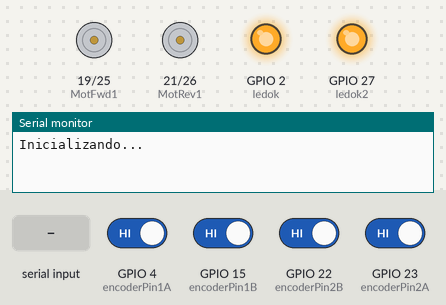
Simulated run of this sketch. Board: ESP32. Shown: motor-driver pin pairs drawn as motors (green arrow = first pin HIGH = forward, orange = second pin HIGH = backward, longer = more drive), output pins drawn as LEDs (lit = HIGH), the last lines printed to the serial monitor. Inputs (shaded band) come from the test bench; at power-on: GPIO 4 (encoderPin1A), GPIO 15 (encoderPin1B), GPIO 22 (encoderPin2B), GPIO 23 (encoderPin2A) HIGH.

Above: at 1.2 s.
1.3 s: "Z" received over Serial
4.3 s: GPIO 22 (encoderPin2B) driven LOW
7.3 s: "2" received over Serial
At 7.5 s:
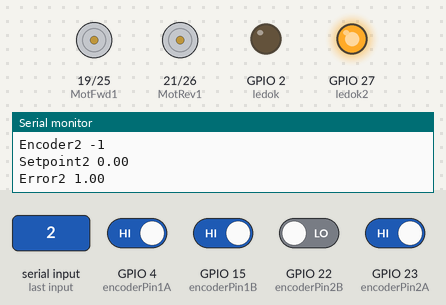
10.3 s: GPIO 23 (encoderPin2A) driven LOW
13.3 s: "1" received over Serial
16.3 s: GPIO 22 (encoderPin2B) driven HIGH
Timing chart, 0 to 19.3 s (numbered marks = the images above; inputs shaded):
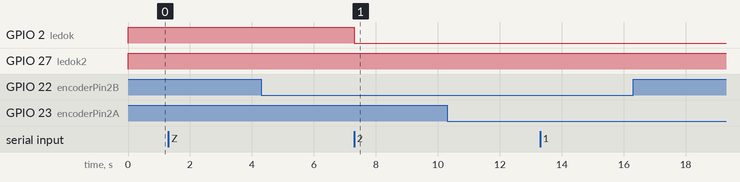

Measured:
- after the input at 7.3 s, GPIO 2 (ledok): HIGH → LOW at once

The sketch:

Codigo_Mejorado.ino
```cpp
#include <Arduino.h>

//Pines de control para los motores
#define MotFwd1  19  // Motor 1 hacia adelante
#define MotRev1  21  // Motor 1 hacia atrás
#define MotFwd2  25  // Motor 2 hacia adelante
#define MotRev2  26  // Motor 2 hacia atrás

// Pines de los encoders
int encoderPin1A = 4;  // Encoder 1 canal A
int encoderPin1B = 15; // Encoder 1 canal B
int encoderPin2A = 23; // Encoder 2 canal A
int encoderPin2B = 22; // Encoder 2 canal B

// Variables del PID para el motor 1
unsigned long lastTime1 = 0, SampleTime1 = 0;
double Input1 = 0.0, Setpoint1 = 0.0;
double ITerm1 = 0.0, dInput1 = 0.0, lastInput1 = 0.0;
double kp1 = 0.0, ki1 = 0.0, kd1 = 0.0;
double outMin1 = 0.0, outMax1 = 0.0;
double error1 = 0.0;

volatile int lastEncoded1 = 0;
volatile long encoderValue1 = 0;

// Variables del PID para el motor 2
unsigned long lastTime2 = 0, SampleTime2 = 0;
double Input2 = 0.0, Setpoint2 = 0.0;
double ITerm2 = 0.0, dInput2 = 0.0, lastInput2 = 0.0;
double kp2 = 0.0, ki2 = 0.0, kd2 = 0.0;
double outMin2 = 0.0, outMax2 = 0.0;
double error2 = 0.0;

volatile int lastEncoded2 = 0;
volatile long encoderValue2 = 0;

// Variables adicionales
byte cmd = 0;    // Comando recibido por comunicación serie
byte pwm1 = 0;   // Valor PWM para el motor 1
byte pwm2 = 0;   // Valor PWM para el motor 2
int ledok = 2;   // LED indicador para el motor 1
int ledok2 = 27; // LED indicador para el motor 2

void setup() {
  // Configuración de pines de salida
  pinMode(MotFwd1, OUTPUT);
  pinMode(MotRev1, OUTPUT);
  pinMode(MotFwd2, OUTPUT);
  pinMode(MotRev2, OUTPUT);
  pinMode(ledok, OUTPUT);
  pinMode(ledok2, OUTPUT);

  // Inicializar comunicación serie
  Serial.begin(115200);

  // Configuración de pines de entrada para los encoders con resistencias pull-up
  pinMode(encoderPin1A, INPUT_PULLUP);
  pinMode(encoderPin1B, INPUT_PULLUP);
  pinMode(encoderPin2A, INPUT_PULLUP);
  pinMode(encoderPin2B, INPUT_PULLUP);

  // Configuración de interrupciones para los encoders
  attachInterrupt(digitalPinToInterrupt(encoderPin1A), updateEncoder1, CHANGE);
  attachInterrupt(digitalPinToInterrupt(encoderPin1B), updateEncoder1, CHANGE);
  attachInterrupt(digitalPinToInterrupt(encoderPin2A), updateEncoder2, CHANGE);
  attachInterrupt(digitalPinToInterrupt(encoderPin2B), updateEncoder2, CHANGE);

  // Configuración inicial de los límites y constantes del PID para el motor 1
  outMax1 = 255.0;
  outMin1 = -outMax1;
  SampleTime1 = 50;
  kp1 = 10.0;
  ki1 = 0.00;
  kd1 = 4.00;
  Setpoint1 = (double)encoderValue1;

  // Configuración inicial de los límites y constantes del PID para el motor 2
  outMax2 = 255.0;
  outMin2 = -outMax2;
  SampleTime2 = 50;
  kp2 = 10.0;
  ki2 = 0.00;
  kd2 = 4.00;
  Setpoint2 = (double)encoderValue2;

  imprimir(3); // Imprime la configuración inicial
}

void loop() {
  // Cálculo de salida del PID para cada motor
  double Out1 = Compute();
  double Out2 = Compute2();

  // Control del motor 1
  if (error1 == 0.0) {
    digitalWrite(MotFwd1, LOW);
    digitalWrite(MotRev1, LOW);
    digitalWrite(ledok, HIGH);
  } else {
    pwm1 = abs(Out1);
    if (Out1 > 0.0) {
      digitalWrite(MotRev1, LOW);
      analogWrite(MotFwd1, pwm1);
    } else {
      digitalWrite(MotFwd1, LOW);
      analogWrite(MotRev1, pwm1);
    }
  }

  // Control del motor 2
  if (error2 == 0.0) {
    digitalWrite(MotFwd2, LOW);
    digitalWrite(MotRev2, LOW);
    digitalWrite(ledok2, HIGH);
  } else {
    pwm2 = abs(Out2);
    if (Out2 > 0.0) {
      digitalWrite(MotRev2, LOW);
      analogWrite(MotFwd2, pwm2);
    } else {
      digitalWrite(MotFwd2, LOW);
      analogWrite(MotRev2, pwm2);
    }
  }

  // Recepción de comandos por comunicación serie
  if (Serial.available() > 0) {
    cmd = 0;
    cmd = Serial.read();
    if (cmd > 31) {
      byte flags = 0;
      if (cmd > 'Z') cmd -= 32;
      if (cmd == 'W') { Setpoint1 += 5.0; flags = 2; }
      if (cmd == 'Q') { Setpoint1 -= 5.0; flags = 2; }
      if (cmd == 'S') { Setpoint1 += 400.0; flags = 2; }
      if (cmd == 'A') { Setpoint1 -= 400.0; flags = 2; }
      if (cmd == 'X') { Setpoint1 += 5000.0; flags = 2; }
      if (cmd == 'Z') { Setpoint1 -= 5000.0; flags = 2; }
      if (cmd == '2') { Setpoint1 += 12000.0; flags = 2; }
      if (cmd == '1') { Setpoint1 -= 12000.0; flags = 2; }
      if (cmd == '0') { Setpoint1 = 0.0; flags = 2; }

      // Modificación de las constantes PID
      switch(cmd) {
        case 'P': kp1 = Serial.parseFloat(); flags = 1; break;
        case 'I': ki1 = Serial.parseFloat(); flags = 1; break;
        case 'D': kd1 = Serial.parseFloat(); flags = 1; break;
        case 'T': SampleTime1 = Serial.parseInt(); flags = 1; break;
        case 'G': Setpoint1 = Serial.parseFloat(); flags = 2; break;
        case 'U': Setpoint2 = Serial.parseFloat(); flags = 2; break;
        case 'K': flags = 3; break;
      }
      if (flags == 2) digitalWrite(ledok, LOW);

      imprimir(flags);
    }
  }
}

void updateEncoder1() {
  int MSB = digitalRead(encoderPin1A);
  int LSB = digitalRead(encoderPin1B);
  int encoded = (MSB << 1) | LSB;
  int sum = (lastEncoded1 << 2) | encoded;
  if (sum == 0b1101 || sum == 0b0100 || sum == 0b0010 || sum == 0b1011) encoderValue1--;
  if (sum == 0b1110 || sum == 0b0111 || sum == 0b0001 || sum == 0b1000) encoderValue1++;
  lastEncoded1 = encoded;
}

void updateEncoder2() {
  int MSB2 = digitalRead(encoderPin2A);
  int LSB2 = digitalRead(encoderPin2B);
  int encoded2 = (MSB2 << 1) | LSB2;
  int sum2 = (lastEncoded2 << 2) | encoded2;
  if (sum2 == 0b1101 || sum2 == 0b0100 || sum2 == 0b0010 || sum2 == 0b1011) encoderValue2--;
  if (sum2 == 0b1110 || sum2 == 0b0111 || sum2 == 0b0001 || sum2 == 0b1000) encoderValue2++;
  lastEncoded2 = encoded2;
}

// Cálculo del control PID para el motor 1
double Compute() {
   unsigned long now = millis();
   unsigned long timeChange = (now - lastTime1);

   if (timeChange >= SampleTime1) {
      Input1 = (double)encoderValue1;
      error1 = Setpoint1 - Input1;
      ITerm1 += (ki1 * error1);

      if (ITerm1 > outMax1) ITerm1 = outMax1;
      else if (ITerm1 < outMin1) ITerm1 = outMin1;

      dInput1 = (Input1 - lastInput1);
      double output = kp1 * error1 + ITerm1 - kd1 * dInput1;

      if (output > outMax1) output = outMax1;
      else if (output < outMin1) output = outMin1;

      lastInput1 = Input1;
      lastTime1 = now;
      return output;
   }
   return 0.0;
}

// Cálculo del control PID para el motor 2
double Compute2() {
   unsigned long now = millis();
   unsigned long timeChange = (now - lastTime2);

   if (timeChange >= SampleTime2) {
      Input2 = (double)encoderValue2;
      error2 = Setpoint2 - Input2;
      ITerm2 += (ki2 * error2);

      if (ITerm2 > outMax2) ITerm2 = outMax2;
      else if (ITerm2 < outMin2) ITerm2 = outMin2;

      dInput2 = (Input2 - lastInput2);
      double output = kp2 * error2 + ITerm2 - kd2 * dInput2;

      if (output > outMax2) output = outMax2;
      else if (output < outMin2) output = outMin2;

      lastInput2 = Input2;
      lastTime2 = now;
      return output;
   }
   return 0.0;
}

// Función para imprimir los valores actuales
void imprimir(byte x) {
  if (x == 1) {
    Serial.print("Kp1 ");
    Serial.println(kp1);
    Serial.print("Ki1 ");
    Serial.println(ki1);
    Serial.print("Kd1 ");
    Serial.println(kd1);
    Serial.print("T ");
    Serial.println(SampleTime1);
  }
  if (x == 2) {
    Serial.print("Encoder1 ");
    Serial.println(encoderValue1);
    Serial.print("Setpoint1 ");
    Serial.println(Setpoint1);
    Serial.print("Error1 ");
    Serial.println(error1);
    Serial.print("Encoder2 ");
    Serial.println(encoderValue2);
    Serial.print("Setpoint2 ");
    Serial.println(Setpoint2);
    Serial.print("Error2 ");
    Serial.println(error2);
  }
  if (x == 3) {
    Serial.println("Inicializando...");
  }
}
```
